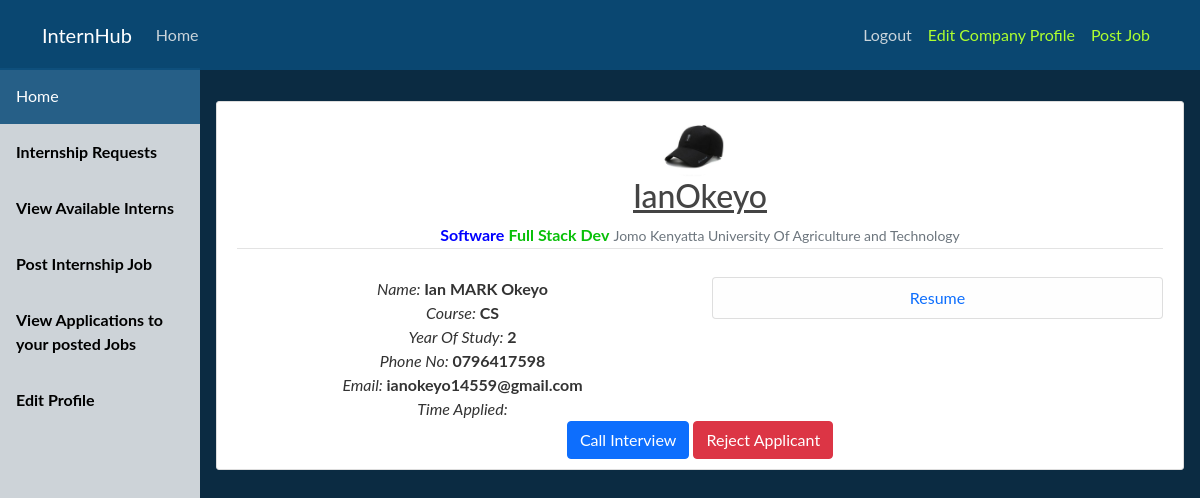
The app's page /company/view-internship-request (signed in), older data.
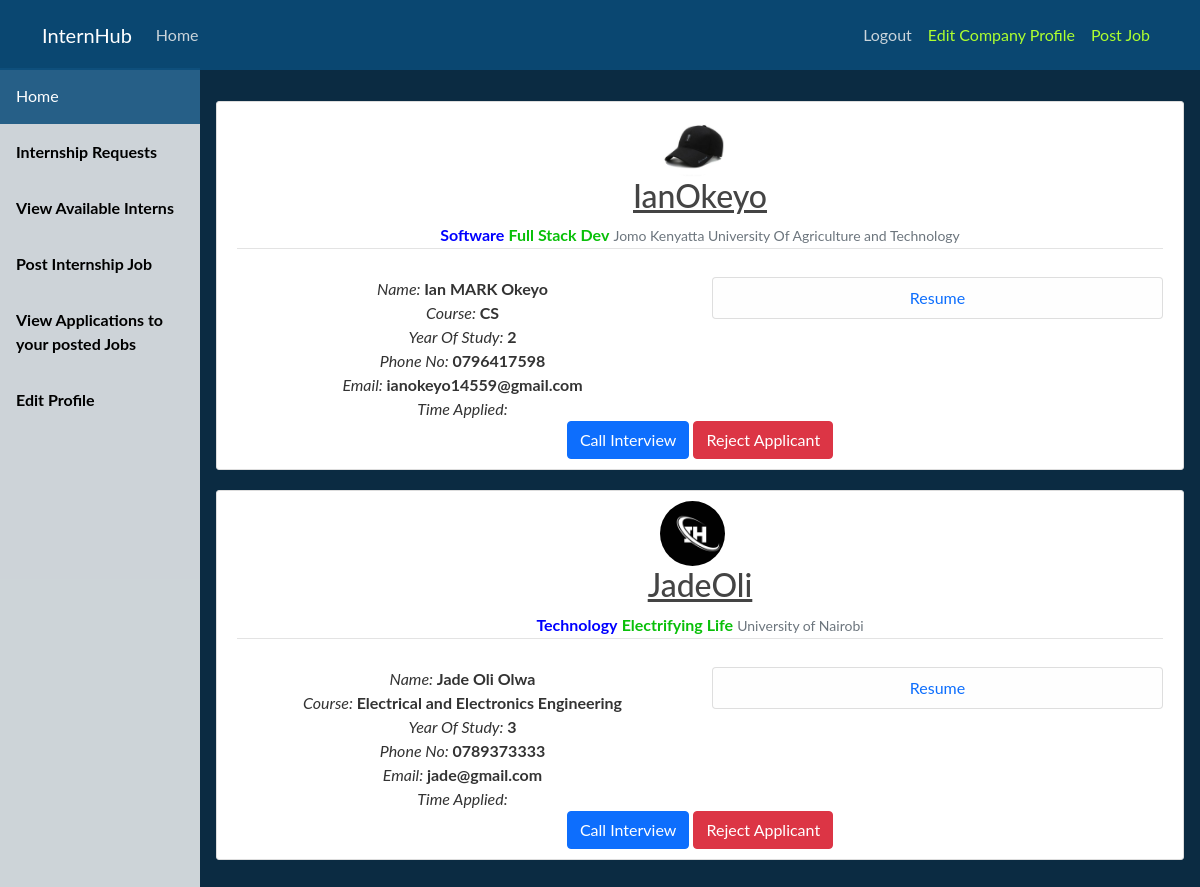
The same page, newer data.
### company/models.py (models this page shows)
class InternShipRequest(models.Model):
    company = models.ForeignKey(Company, on_delete=models.CASCADE)
    student = models.ForeignKey(Student, on_delete = models.CASCADE)
    resume = models.FileField(upload_to='resume', null=True)
    description = models.TextField()
    feedback = models.CharField(max_length=20, default = 'Pending')

### student/models.py (models this page shows, shortened)
class Student(models.Model):
    user = models.OneToOneField(User, on_delete=models.CASCADE)#student.user.username
    middleName = models.CharField(max_length=200, null=True)#student.middlename
    phoneNo = models.CharField(max_length=14, null=True)
    school = models.CharField(max_length=255, null=False)
    course = models.CharField(max_length=255, null=False)
    yearOfStudy = models.CharField(max_length=10, null=False)
    headline = models.CharField(max_length=50, null=True)
    field = models.CharField(max_length=50, null=True)
    profilePic = models.ImageField(default='default.jpg', upload_to='profile_pics')

### company/views.py (the view)
# urls.py: path('view-internship-request', views.view_internship_requests, name='internship-requests'),
@login_required
def view_internship_requests(request):
    company = Company.objects.filter(user=request.user).first()
    intern_requests = InternShipRequest.objects.filter(company=company, feedback='Pending').all()
    return render(request, 'company/internship_requests.html', {'intern_requests': intern_requests})

### company/templates/company/internship_requests.html (shortened to what this page needs)
{% extends 'company/dashboard_base.html' %}
{% block body %}
<br>
{% if intern_requests|length == 0 %}
    <h2>No requests Made So far or only Rejected requests Are available</h2>
{% else %}
    {% for request in intern_requests %}
        <article class="media content-section">
            <img  class="rounded-circle article-img" src="{{ request.student.profilePic.url }}" >
            <div class="media-body">
                <h2><a class="article-title" href="#">{{ request.student.user.username }}</a></h2>
                <div class="article-metadata">
                    <b style="color: blue;" >{{ request.student.field }}</b>
                    <b style="color: #09c009;" >{{ request.student.headline }}</b>
                    <small class="text-muted">{{ request.student.school }}</small>
                </div>
                <div class="article-content row">
                    <div class="col">
                        <i>Name: </i> <b>{{ request.student.user.first_name }} {{ request.student.middleName }} {{ request.student.user.last_name }}</b>
                        <i>Course: </i> <b>{{ request.student.course }}</b>
                        <i>Year Of Study: </i> <b>{{ request.student.yearOfStudy }}</b>
                        <i>Phone No: </i> <b>{{ request.student.phoneNo }}</b>
                        <i>Email: </i> <b>{{ request.student.user.email }}</b>
                        <i>Time Applied: </i> <b style="color: #09c009;">{{ request.time_applied }}</b>
                    </div>
                    <div class="col">
                        <ul class="list-group">
                            <li class="list-group-item list-group-item-light"><a href="{{ request.resume.url }}" target='blank' style="text-decoration: none;">Resume</a></li>
                        </ul>
                    </div>
                </div>
                <a class="btn btn-primary" href="{% url 'create-general-interview' request.student.pk %}" role="button">Call Interview</a>
                <a class="btn btn-danger" href="#" role="button" data-bs-toggle="modal" data-bs-target="#exampleModal">Reject Applicant</a>
            </div>
        </article>
    {% endfor %}
{% endif %}
{% endblock %}

Row changes from the older to the newer data that the page shows:
added InternShipRequest: student.profilePic (placeholder picture), student.user.username "JadeOli", student.field "Technology", student.headline "Electrifying Life", student.school "University of Nairobi", student.user.first_name "Jade", student.middleName "Oli", student.user.last_name "Olwa", student.course "Electrical and Electronics Engineering", student.yearOfStudy "3", student.phoneNo "0789373333", student.user.email "jade@gmail.com"
